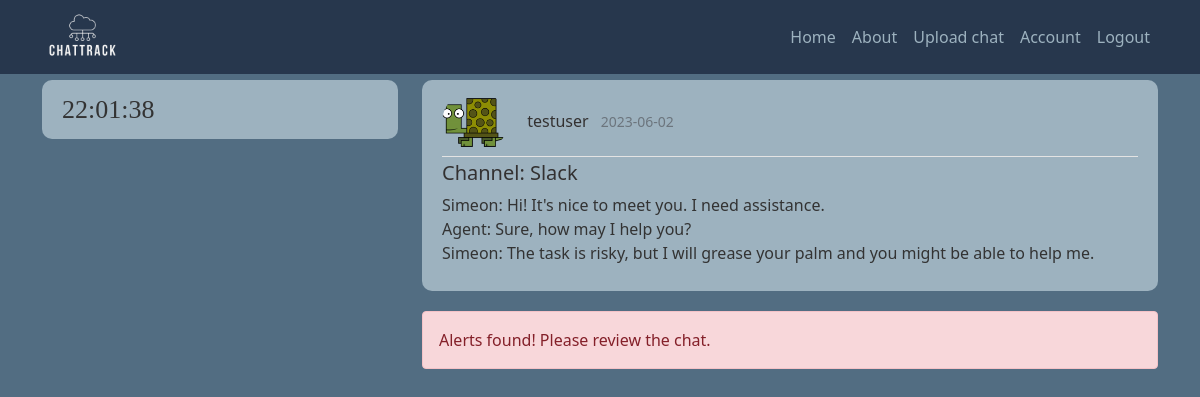
Screenshot of /chat/4 (signed in) with the database file from the repository.
### chattrack/models.py (models this page shows, shortened)
class User(db.Model, UserMixin):
    id = db.Column(db.Integer, primary_key=True)
    username = db.Column(db.String(20), unique=True, nullable=False)
    email = db.Column(db.String(50), unique=True, nullable=False)
    profile_pic = db.Column(db.String(20), nullable=False, default='default.jpg')
    password = db.Column(db.String(60), nullable=False)
    chats = db.relationship('Chat', backref='owner', lazy=True)

class Chat(db.Model):
    id = db.Column(db.Integer, primary_key=True)
    has_alerts = db.Column(db.Boolean, nullable=False, default=False)
    date_uploaded = db.Column(db.DateTime, nullable=False, default=datetime.utcnow)
    channel = db.Column(db.String(30), nullable=False)
    content = db.Column(db.Text, nullable=False)
    user_id = db.Column(db.Integer, db.ForeignKey('user.id'), nullable=False)

### chattrack/routes.py (the view)
@app.route("/chat/<int:chat_id>", methods=['GET', 'POST'])
@login_required
def chat(chat_id):
    chat = Chat.query.get_or_404(chat_id)
    return render_template('chat.html', title=chat.channel, chat=chat)

### chattrack/models.py (called while the page is built)
@login_manager.user_loader # get an id to keep session of the user
def load_user(user_id):
    return User.query.get(int(user_id))

### chattrack/templates/chat.html (shortened to what this page needs)
{% extends "init_template.html" %}
{% block content %}
  {% if current_user.is_authenticated %}
    <article class="media content-section">
        <div class="media-body">
            <div class="article-metadata">
                <img class="rounded-circle article-img" src="{{ url_for('static', filename='profile_pictures/' + chat.owner.profile_pic) }}">
                <a class="username me-2" href="{{ url_for('user_chats', username=chat.owner.username) }}">{{ chat.owner.username }}</a>
                <small class="text-muted">{{ chat.date_uploaded.strftime('%Y-%m-%d') }}</small>
            </div>
            <h5 class="article-title">Channel: {{ chat.channel }}</h5>
            <p class="article-content">{{ chat.content }}</p>
        </div>
        </article>
        {% if chat.has_alerts == true %}
            <div class="alert alert-danger" role="alert">
                <div class="panel-heading">Alerts found! Please review the chat.</div>
            </div>
        {% else %}
            <div class="alert alert-success" role="alert">
                <div class="panel-heading">No alerts found.</div>
            </div>
        {% endif %}
  {% else %}
    <div class="alert alert-primary" role="alert">
      <div class="panel-heading">Please log in!</div>
    </div>
  {% endif %}
{% endblock content %}

### chattrack/static/main.css (style rules this page uses)
body { background: #526D82; color: #333333; margin-top: 5rem; }
h1, h2, h3, h4, h5, h6 { color: #9DB2BF; }
.content-section { background: #9DB2BF; padding: 10px 20px; border-radius: 10px; margin-bottom: 20px; }
.article-title { color: #333131; text-decoration: none }
.username { color: #333131; text-decoration: none }
.article-content { white-space: pre-line; }
.article-img { height: 65px; width: 65px; margin-right: 16px; }
.article-metadata { padding-bottom: 1px; margin-bottom: 4px; border-bottom: 1px solid #e3e3e3 }

### rows the page displays
User: profile_pic (picture), owner.username "testuser"
Chat: date_uploaded "2023-06-02", channel "Slack", content "Simeon: Hi! It's nice to meet you. I need assistance. Agent: Sure, how may I help you? Simeon: The task is risky, but I will grease your palm and you might be able to help me."
